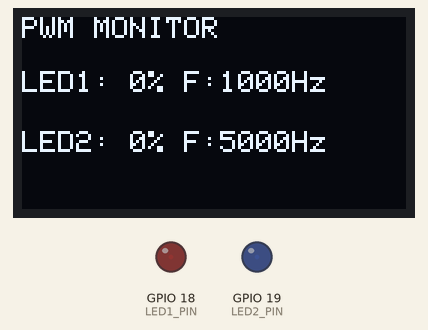
Recording of a program running on a simulated ESP32. Parts: 128×64 one-colour display, output pins drawn as LEDs (lit = HIGH). What the program prints to the serial monitor is not drawn.

Above: at 0.1 s.
At 9.19 s:
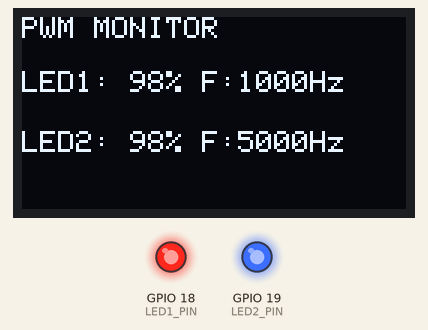
At 19.75 s:
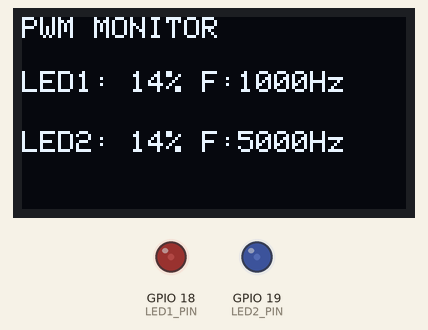
At 39.59 s:
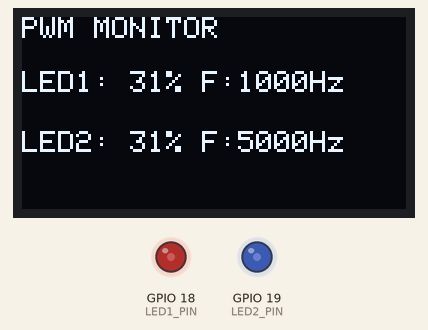
Timing chart, 0 to 40.0 s (numbered marks = the images above):
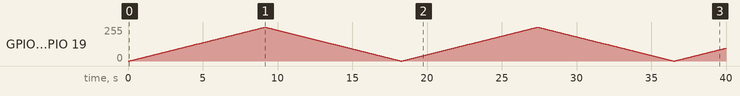

The program:

main.cpp
```cpp
// #include <Arduino.h>

// constexpr uint8_t LED1_PIN = 18;
// constexpr uint8_t LED2_PIN = 19;

// constexpr uint8_t PWM_CHANNEL1 = 0;
// constexpr uint8_t PWM_CHANNEL2 = 2;

// constexpr uint32_t PWM_FREQUENCY1 = 1000;
// constexpr uint32_t PWM_FREQUENCY2 = 5000;

// constexpr uint8_t PWM_RESOLUTION = 8;
// constexpr uint16_t PWM_MAX_DUTY = (1 << PWM_RESOLUTION) - 1;

// void setup()
// {
//     Serial.begin(115200);

//     double actualFreq1 = ledcSetup(
//         PWM_CHANNEL1, PWM_FREQUENCY1, PWM_RESOLUTION);

//     double actualFreq2 = ledcSetup(
//         PWM_CHANNEL2, PWM_FREQUENCY2, PWM_RESOLUTION);

//     if (actualFreq1 == 0 || actualFreq2 == 0)
//     {
//         Serial.println("ERROR: PWM setup failed.");
//         while (true)
//         {
//             delay(1000);
//         }
//     }

//     ledcAttachPin(LED1_PIN, PWM_CHANNEL1);
//     ledcAttachPin(LED2_PIN, PWM_CHANNEL2);

//     ledcWrite(PWM_CHANNEL1, 0);
//     ledcWrite(PWM_CHANNEL2, 0);

//     Serial.println("Dual LED PWM Fade Started");

//     Serial.print("LED 1 Frequency: ");
//     Serial.print(actualFreq1);
//     Serial.println(" Hz");

//     Serial.print("LED 2 Frequency: ");
//     Serial.print(actualFreq2);
//     Serial.println(" Hz");
// }

// void loop()
// {
//     // Fade in both LEDs
//     for (int duty = 0; duty <= PWM_MAX_DUTY; duty++)
//     {
//         ledcWrite(PWM_CHANNEL1, duty);
//         ledcWrite(PWM_CHANNEL2, duty);

//         delay(10);
//     }

//     // Fade out both LEDs
//     for (int duty = PWM_MAX_DUTY; duty >= 0; duty--)
//     {
//         ledcWrite(PWM_CHANNEL1, duty);
//         ledcWrite(PWM_CHANNEL2, duty);

//         delay(10);
//     }
// }

//----------------Task 2: OLED Monitoring--------------------

#include <Arduino.h>
#include <Wire.h>
#include <Adafruit_GFX.h>
#include <Adafruit_SSD1306.h>

#define SCREEN_WIDTH 128
#define SCREEN_HEIGHT 64
#define OLED_RESET -1
#define OLED_ADDRESS 0x3C

Adafruit_SSD1306 display(
    SCREEN_WIDTH, SCREEN_HEIGHT, &Wire, OLED_RESET);

const int LED1_PIN = 18;
const int LED2_PIN = 19;

const int CHANNEL1 = 0;
const int CHANNEL2 = 2;

const int FREQ1 = 1000;
const int FREQ2 = 5000;
const int RESOLUTION = 8;
const int MAX_DUTY = 255;

int duty1 = 0;
int duty2 = 0;

void showOLED()
{
    int percent1 = duty1 * 100 / MAX_DUTY;
    int percent2 = duty2 * 100 / MAX_DUTY;

    display.clearDisplay();
    display.setTextColor(SSD1306_WHITE);
    display.setTextSize(1);

    display.setCursor(0, 0);
    display.println("PWM MONITOR");

    display.setCursor(0, 18);
    display.print("LED1: ");
    display.print(percent1);
    display.print("% F:");
    display.print(FREQ1);
    display.println("Hz");

    display.setCursor(0, 38);
    display.print("LED2: ");
    display.print(percent2);
    display.print("% F:");
    display.print(FREQ2);
    display.println("Hz");

    display.display();
}

void setup()
{
    Serial.begin(115200);

    Wire.begin(21, 22);

    if (!display.begin(SSD1306_SWITCHCAPVCC, OLED_ADDRESS))
    {
        Serial.println("OLED initialization failed!");
        while (true)
        {
            delay(1000);
        }
    }

    ledcSetup(CHANNEL1, FREQ1, RESOLUTION);
    ledcSetup(CHANNEL2, FREQ2, RESOLUTION);

    ledcAttachPin(LED1_PIN, CHANNEL1);
    ledcAttachPin(LED2_PIN, CHANNEL2);

    ledcWrite(CHANNEL1, 0);
    ledcWrite(CHANNEL2, 0);

    Serial.println("Task 2: Dual LED PWM with OLED");

    showOLED();
}

void loop()
{
    for (duty1 = 0; duty1 <= MAX_DUTY; duty1++)
    {
        duty2 = duty1;

        ledcWrite(CHANNEL1, duty1);
        ledcWrite(CHANNEL2, duty2);

        showOLED();
        delay(10);
    }

    for (duty1 = MAX_DUTY; duty1 >= 0; duty1--)
    {
        duty2 = duty1;

        ledcWrite(CHANNEL1, duty1);
        ledcWrite(CHANNEL2, duty2);

        showOLED();
        delay(10);
    }
}
```
